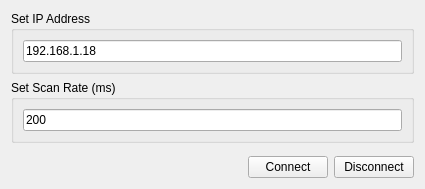
<?xml version="1.0" encoding="UTF-8"?>
<ui version="4.0">
 <class>LTmctlSettingsWidget</class>
 <widget class="QWidget" name="LTmctlSettingsWidget">
  <property name="geometry">
   <rect>
    <x>0</x>
    <y>0</y>
    <width>425</width>
    <height>189</height>
   </rect>
  </property>
  <property name="windowTitle">
   <string>Form</string>
  </property>
  <layout class="QVBoxLayout" name="verticalLayout">
   <item>
    <widget class="QGroupBox" name="parametersBox_3">
     <property name="title">
      <string>Set IP Address</string>
     </property>
     <layout class="QGridLayout" name="gridLayout_4">
      <item row="0" column="0">
       <widget class="QLineEdit" name="lineEdit">
        <property name="text">
         <string>192.168.1.18</string>
        </property>
       </widget>
      </item>
     </layout>
    </widget>
   </item>
   <item>
    <widget class="QGroupBox" name="parametersBox_4">
     <property name="title">
      <string>Set Scan Rate (ms)</string>
     </property>
     <layout class="QGridLayout" name="gridLayout_5">
      <item row="0" column="0">
       <widget class="QLineEdit" name="lineEdit_2">
        <property name="text">
         <string>200</string>
        </property>
       </widget>
      </item>
     </layout>
    </widget>
   </item>
   <item>
    <spacer name="verticalSpacer">
     <property name="orientation">
      <enum>Qt::Vertical</enum>
     </property>
     <property name="sizeHint" stdset="0">
      <size>
       <width>20</width>
       <height>38</height>
      </size>
     </property>
    </spacer>
   </item>
   <item>
    <layout class="QHBoxLayout" name="horizontalLayout">
     <item>
      <spacer name="horizontalSpacer">
       <property name="orientation">
        <enum>Qt::Horizontal</enum>
       </property>
       <property name="sizeHint" stdset="0">
        <size>
         <width>96</width>
         <height>20</height>
        </size>
       </property>
      </spacer>
     </item>
     <item>
      <widget class="QPushButton" name="buttonConnect">
       <property name="text">
        <string>Connect</string>
       </property>
      </widget>
     </item>
     <item>
      <widget class="QPushButton" name="buttonDisconnect">
       <property name="text">
        <string>Disconnect</string>
       </property>
      </widget>
     </item>
    </layout>
   </item>
  </layout>
 </widget>
 <resources/>
 <connections/>
</ui>
